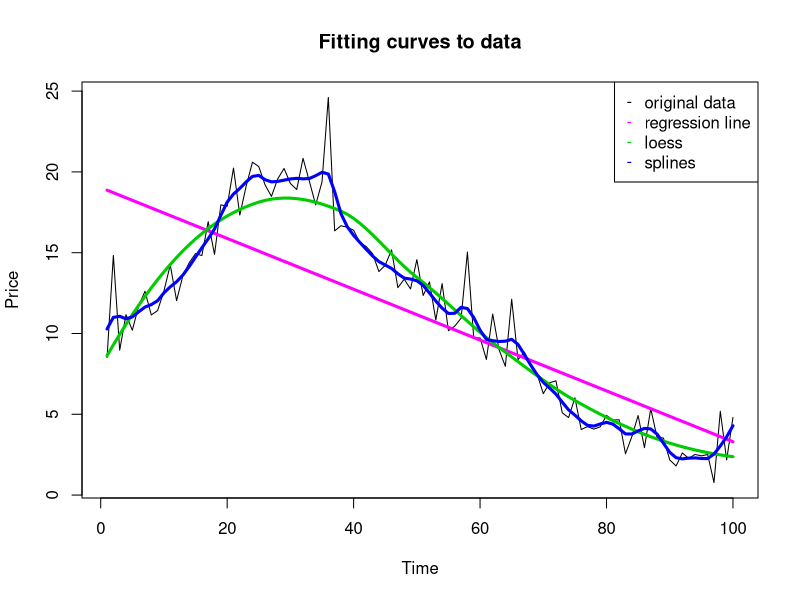

Recreate this plot in R.
# UNIVERSIDADE FEDERAL DO PARANÁ
# Departamento de Informática
# Cássio Jandir Pagnoncelli, kimble9t (em) gmail (ponto) com
#
# FITTING CURVES TO DATA
#
#   Generates a random data whose points are that from matrix [x y] and fit
# a regression line, a loess curve, and splines.
#
#   To see more from regression analysis, uncomment the last lines.
#

# data
x <- 1:100
y <- runif(1) * 
     (((0.1 * (70 - abs(30 - 1:100)))^log(5)) + exp(rnorm(100, 1, 0.5)))

# predictions
fit <- lm(y ~ x)
lo  <- loess(y ~ x)
smoothingSpline = smooth.spline(x, y, spar=0.35)

# plots
# (see colors().)
plot(x, y, t='l', col='black', lwd=1,
     main="Fitting curves to data", xlab="Time", ylab="Price")
lines(predict(fit), col='magenta', lwd=3, pch='p')       # == abline(fit)
lines(predict(lo), col='green3', lwd=3)
lines(smoothingSpline, col='blue', lwd=3)
legend(x="topright",
       legend=c("original data", "regression line", "loess", "splines"),
       pch=c('-', '-', '-', '-'),
       col=c('black', 'magenta', 'green3', 'blue'))

# regression analysis
#attributes(fit)
#plot(fit)
#summary(fit)
